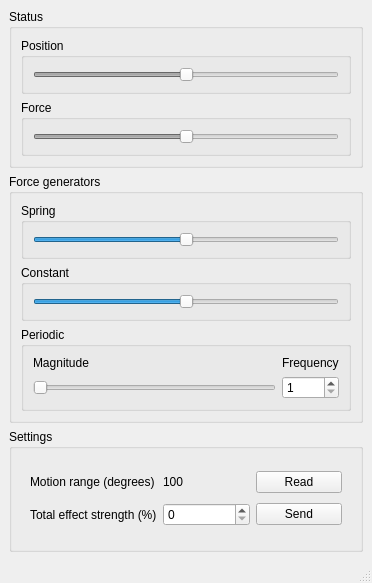
<?xml version="1.0" encoding="UTF-8"?>
<ui version="4.0">
 <class>MainWindow</class>
 <widget class="QMainWindow" name="MainWindow">
  <property name="geometry">
   <rect>
    <x>0</x>
    <y>0</y>
    <width>372</width>
    <height>583</height>
   </rect>
  </property>
  <property name="windowTitle">
   <string>MainWindow</string>
  </property>
  <widget class="QWidget" name="centralwidget">
   <layout class="QVBoxLayout" name="verticalLayout">
    <item>
     <widget class="QGroupBox" name="groupBox">
      <property name="title">
       <string>Status</string>
      </property>
      <layout class="QVBoxLayout" name="verticalLayout_2">
       <item>
        <widget class="QGroupBox" name="groupBox_7">
         <property name="title">
          <string>Position</string>
         </property>
         <layout class="QHBoxLayout" name="horizontalLayout_4">
          <item>
           <widget class="QSlider" name="position_slider">
            <property name="enabled">
             <bool>false</bool>
            </property>
            <property name="minimum">
             <number>-10000</number>
            </property>
            <property name="maximum">
             <number>10000</number>
            </property>
            <property name="orientation">
             <enum>Qt::Horizontal</enum>
            </property>
           </widget>
          </item>
         </layout>
        </widget>
       </item>
       <item>
        <widget class="QGroupBox" name="groupBox_8">
         <property name="title">
          <string>Force</string>
         </property>
         <layout class="QHBoxLayout" name="horizontalLayout_5">
          <item>
           <widget class="QSlider" name="force_slider">
            <property name="enabled">
             <bool>false</bool>
            </property>
            <property name="minimum">
             <number>-10000</number>
            </property>
            <property name="maximum">
             <number>10000</number>
            </property>
            <property name="tracking">
             <bool>true</bool>
            </property>
            <property name="orientation">
             <enum>Qt::Horizontal</enum>
            </property>
           </widget>
          </item>
         </layout>
        </widget>
       </item>
      </layout>
     </widget>
    </item>
    <item>
     <widget class="QGroupBox" name="groupBox_2">
      <property name="title">
       <string>Force generators</string>
      </property>
      <layout class="QVBoxLayout" name="verticalLayout_3">
       <item>
        <widget class="QGroupBox" name="groupBox_3">
         <property name="title">
          <string>Spring</string>
         </property>
         <layout class="QHBoxLayout" name="horizontalLayout">
          <item>
           <widget class="QSlider" name="spring_slider">
            <property name="minimum">
             <number>-100</number>
            </property>
            <property name="maximum">
             <number>100</number>
            </property>
            <property name="orientation">
             <enum>Qt::Horizontal</enum>
            </property>
           </widget>
          </item>
         </layout>
        </widget>
       </item>
       <item>
        <widget class="QGroupBox" name="groupBox_4">
         <property name="title">
          <string>Constant</string>
         </property>
         <layout class="QHBoxLayout" name="horizontalLayout_2">
          <property name="topMargin">
           <number>9</number>
          </property>
          <property name="bottomMargin">
           <number>9</number>
          </property>
          <item>
           <widget class="QSlider" name="constant_slider">
            <property name="minimum">
             <number>-100</number>
            </property>
            <property name="maximum">
             <number>100</number>
            </property>
            <property name="orientation">
             <enum>Qt::Horizontal</enum>
            </property>
           </widget>
          </item>
         </layout>
        </widget>
       </item>
       <item>
        <widget class="QGroupBox" name="groupBox_5">
         <property name="title">
          <string>Periodic</string>
         </property>
         <layout class="QGridLayout" name="gridLayout">
          <item row="1" column="1">
           <widget class="QSpinBox" name="frequency_spinbox">
            <property name="minimum">
             <number>1</number>
            </property>
            <property name="maximum">
             <number>100</number>
            </property>
           </widget>
          </item>
          <item row="0" column="0">
           <widget class="QLabel" name="label_2">
            <property name="text">
             <string>Magnitude</string>
            </property>
           </widget>
          </item>
          <item row="1" column="0">
           <widget class="QSlider" name="magnitude_slider">
            <property name="maximum">
             <number>100</number>
            </property>
            <property name="orientation">
             <enum>Qt::Horizontal</enum>
            </property>
           </widget>
          </item>
          <item row="0" column="1">
           <widget class="QLabel" name="label_3">
            <property name="text">
             <string>Frequency</string>
            </property>
           </widget>
          </item>
         </layout>
        </widget>
       </item>
      </layout>
     </widget>
    </item>
    <item>
     <widget class="QGroupBox" name="groupBox_6">
      <property name="title">
       <string>Settings</string>
      </property>
      <layout class="QHBoxLayout" name="horizontalLayout_3">
       <item>
        <layout class="QGridLayout" name="gridLayout_2">
         <property name="leftMargin">
          <number>9</number>
         </property>
         <property name="topMargin">
          <number>9</number>
         </property>
         <property name="rightMargin">
          <number>9</number>
         </property>
         <property name="bottomMargin">
          <number>9</number>
         </property>
         <item row="0" column="0">
          <widget class="QLabel" name="label_4">
           <property name="text">
            <string>Motion range (degrees)</string>
           </property>
          </widget>
         </item>
         <item row="1" column="0">
          <widget class="QLabel" name="label_5">
           <property name="text">
            <string>Total effect strength (%)</string>
           </property>
          </widget>
         </item>
         <item row="1" column="2">
          <widget class="QPushButton" name="send_strength">
           <property name="text">
            <string>Send</string>
           </property>
          </widget>
         </item>
         <item row="1" column="1">
          <widget class="QSpinBox" name="strength_spinbox">
           <property name="maximum">
            <number>100</number>
           </property>
          </widget>
         </item>
         <item row="0" column="2">
          <widget class="QPushButton" name="read_range">
           <property name="text">
            <string>Read</string>
           </property>
          </widget>
         </item>
         <item row="0" column="1">
          <widget class="QLabel" name="range_label">
           <property name="text">
            <string>100</string>
           </property>
          </widget>
         </item>
        </layout>
       </item>
      </layout>
     </widget>
    </item>
   </layout>
  </widget>
  <widget class="QMenuBar" name="menubar">
   <property name="geometry">
    <rect>
     <x>0</x>
     <y>0</y>
     <width>372</width>
     <height>22</height>
    </rect>
   </property>
  </widget>
  <widget class="QStatusBar" name="statusbar"/>
 </widget>
 <resources/>
 <connections/>
</ui>
